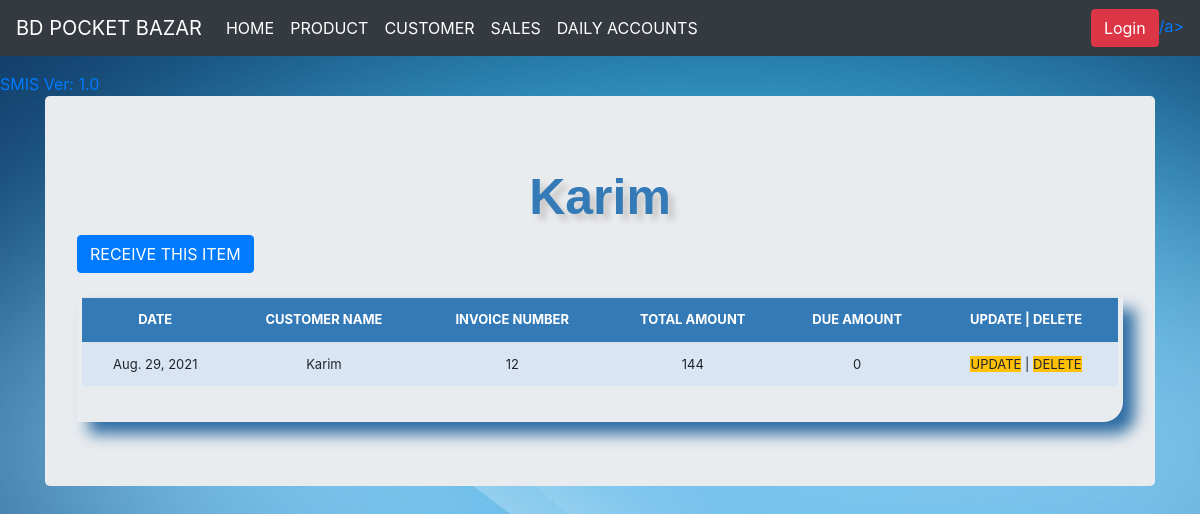
The page /invoice_detail/3/ on the database its author committed.
### stockmgmt/models.py (models this page shows, shortened)
class Invoice(models.Model):
    comments = models.TextField(max_length=3000, default='', blank=True, null=True)
    invoice_number = models.IntegerField(blank=True, null=True)
    invoice_date = models.DateField(auto_now_add=False, auto_now=False, blank=True, null=True)
    Name = models.CharField(max_length=20,blank=True,null=True)
    line_one = models.CharField('Line 1', max_length=120, default='', blank=True, null=True)
    line_one_quantity = models.IntegerField('Quantity', default=0, blank=True, null=True)
    line_one_unit_price = models.IntegerField('Unit Price (tk)', default=0, blank=True, null=True)
    line_one_total_price = models.IntegerField('Line Total (tk)', default=0, blank=True, null=True)
    line_two = models.CharField('Line 2', max_length=120, default='', blank=True, null=True)
    line_two_quantity = models.IntegerField('Quantity', default=0, blank=True, null=True)
    line_two_unit_price = models.IntegerField('Unit Price (tk)', default=0, blank=True, null=True)
    line_two_total_price = models.IntegerField('Line Total (tk)', default=0, blank=True, null=True)
    line_three = models.CharField('Line 3', max_length=120, default='', blank=True, null=True)
    line_three_quantity = models.IntegerField('Quantity', default=0, blank=True, null=True)
    line_three_unit_price = models.IntegerField('Unit Price (tk)', default=0, blank=True, null=True)
    line_three_total_price = models.IntegerField('Line Total (tk', default=0, blank=True, null=True)
    line_four = models.CharField('Line 4', max_length=120, default='', blank=True, null=True)
    line_four_quantity = models.IntegerField('Quantity', default=0, blank=True, null=True)
    line_four_unit_price = models.IntegerField('Unit Price (tk)', default=0, blank=True, null=True)
    line_four_total_price = models.IntegerField('Line Total (tk)', default=0, blank=True, null=True)
    line_five = models.CharField('Line 5', max_length=120, default='', blank=True, null=True)
    line_five_quantity = models.IntegerField('Quantity', default=0, blank=True, null=True)
    line_five_unit_price = models.IntegerField('Unit Price (tk)', default=0, blank=True, null=True)
    line_five_total_price = models.IntegerField('Line Total (tk)', default=0, blank=True, null=True)
    ine_six = models.CharField('Line 6', max_length=120, default='', blank=True, null=True)
    line_one_quantity = models.IntegerField('Quantity', default=0, blank=True, null=True)
    line_one_unit_price = models.IntegerField('Unit Price (tk)', default=0, blank=True, null=True)
    line_one_total_price = models.IntegerField('Line Total (tk)', default=0, blank=True, null=True)
    line_seveen = models.CharField('Line 7', max_length=120, default='', blank=True, null=True)
    line_two_quantity = models.IntegerField('Quantity', default=0, blank=True, null=True)
    line_two_unit_price = models.IntegerField('Unit Price (tk)', default=0, blank=True, null=True)
    line_two_total_price = models.IntegerField('Line Total (tk)', default=0, blank=True, null=True)
    line_eight = models.CharField('Line 8', max_length=120, default='', blank=True, null=True)
    line_three_quantity = models.IntegerField('Quantity', default=0, blank=True, null=True)
    line_three_unit_price = models.IntegerField('Unit Price (tk)', default=0, blank=True, null=True)
    line_three_total_price = models.IntegerField('Line Total (tk', default=0, blank=True, null=True)
    line_nine = models.CharField('Line 9', max_length=120, default='', blank=True, null=True)
    line_four_quantity = models.IntegerField('Quantity', default=0, blank=True, null=True)
    line_four_unit_price = models.IntegerField('Unit Price (tk)', default=0, blank=True, null=True)
    line_four_total_price = models.IntegerField('Line Total (tk)', default=0, blank=True, null=True)
    line_ten = models.CharField('Line 10', max_length=120, default='', blank=True, null=True)
    line_five_quantity = models.IntegerField('Quantity', default=0, blank=True, null=True)
    line_five_unit_price = models.IntegerField('Unit Price (tk)', default=0, blank=True, null=True)
    line_five_total_price = models.IntegerField('Line Total (tk)', default=0, blank=True, null=True)
    line_six = models.CharField('Line 6', max_length=120, default='', blank=True, null=True)
    line_six_quantity = models.IntegerField('Quantity', default=0, blank=True, null=True)
    line_six_unit_price = models.IntegerField('Unit Price (tk)', default=0, blank=True, null=True)
    line_six_total_price = models.IntegerField('Line Total (tk)', default=0, blank=True, null=True)
    line_seven = models.CharField('Line 7', max_length=120, default='', blank=True, null=True)
    line_seven_quantity = models.IntegerField('Quantity', default=0, blank=True, null=True)
    line_seven_unit_price = models.IntegerField('Unit Price (tk)', default=0, blank=True, null=True)
    line_seven_total_price = models.IntegerField('Line Total (tk)', default=0, blank=True, null=True)
    line_eight = models.CharField('Line 8', max_length=120, default='', blank=True, null=True)
    line_eight_quantity = models.IntegerField('Quantity', default=0, blank=True, null=True)
    line_eight_unit_price = models.IntegerField('Unit Price (tk)', default=0, blank=True, null=True)
    line_eight_total_price = models.IntegerField('Line Total (tk)', default=0, blank=True, null=True)
    line_nine = models.CharField('Line 9', max_length=120, default='', blank=True, null=True)
    line_nine_quantity = models.IntegerField('Quantity', default=0, blank=True, null=True)
    line_nine_unit_price = models.IntegerField('Unit Price (tk)', default=0, blank=True, null=True)
    line_nine_total_price = models.IntegerField('Line Total (tk)', default=0, blank=True, null=True)
    line_ten = models.CharField('Line 10', max_length=120, default='', blank=True, null=True)
    line_ten_quantity = models.IntegerField('Quantity', default=0, blank=True, null=True)
    line_ten_unit_price = models.IntegerField('Unit Price (tk)', default=0, blank=True, null=True)
    line_ten_total_price = models.IntegerField('Line Total (tk)', default=0, blank=True, null=True)
    line_elaven = models.CharField('line 11', max_length=120, default='', blank=True, null=True)
    line_elaven_quantity = models.IntegerField('Quantity', default=0, blank=True, null=True)
    line_elaven_unit_price = models.IntegerField('Unit Price (tk)', default=0, blank=True, null=True)
    line_elaven_total_price = models.IntegerField('Line Total (tk)', default=0, blank=True, null=True)
    phone_number = models.CharField(max_length=120, default='', blank=True, null=True)
    total = models.IntegerField(default='0', blank=True, null=True)
    balance = models.IntegerField(default='0', blank=True, null=True)
    Due_amount = models.IntegerField(default='0',blank=True,null=True)
    Net_amount = models.IntegerField(default='0',blank=True,null=True)
    timestamp = models.DateTimeField(auto_now_add=True, auto_now=False)
    last_updated = models.DateTimeField(auto_now_add=False, auto_now=True, blank=True)
    paid = models.BooleanField(default=False)
    invoice_type_choice = (
            ('Receipt', 'Receipt'),
            ('Proforma Invoice', 'Proforma Invoice'),
            ('Invoice', 'Invoice'),
        )
    invoice_type = models.CharField(max_length=50, default='', blank=True, null=True, choices=invoice_type_choice)

### stockmgmt/views.py (the view)
# urls.py: path('invoice_detail/<str:pk>/', views.invoice_detail, name="invoice_detail"),
def invoice_detail(request, pk):
    queryset = Invoice.objects.get(id=pk)
    context = {
        "title": queryset.Name,
        "queryset": queryset,
    }
    return render(request, "invoice_details.html", context)

### stockmgmt/templates/invoice_details.html (shortened to what this page needs)
{% load static %}
{% load crispy_forms_tags %}
<!DOCTYPE html>
<html lang="en">
  <head>
    <link href="{% static 'css/stylesheet.css' %}" rel="stylesheet">
    <link href="{% static 'css/bootstrap.min.css' %}" rel="stylesheet">
    <link href="{% static 'css/navbar-top-fixed.css' %}" rel="stylesheet">
  </head>
  <body>
    {% include 'navbar.html' %}
  <main role="main" class="container">
     <div class="jumbotron">
      <div class="header"> {{title}} </div>
      <a href="{% url 'receive_items' queryset.id %}"><div class='btn btn-primary'>RECEIVE THIS ITEM</div></a>
                <br><br>
                <div class="display_table">
                  <table class='table'>
                          <tr>
                            <th>DATE</th>
                            <th>CUSTOMER NAME</th>
                            <th>INVOICE NUMBER</th>
                            <th>TOTAL AMOUNT </th>
                            <th>DUE AMOUNT</th>
                            <th>UPDATE | DELETE</th>
                          </tr>
                          <tr>
                            <td>{{queryset.invoice_date}}</td>
                            <td>{{queryset.Name}}
                            <td>{{queryset.invoice_number}}</td>
                            <td>{{queryset.total}}</td>
                            <td>{{queryset.Due_amount}}</td>
                            <td><a href="{% url 'update_invoice' queryset.id %}" class="btn-warning">UPDATE</a> |
                                <a href="{% url 'delete_invoice' queryset.id %}" class="btn-warning">DELETE</a>
                            </td>
                          </tr>
                  </table>
                </div>
         </div>
        </main>
      </body>
</html>

### stockmgmt/static/css/stylesheet.css (style rules this page uses)
body { background-color: #34eb6b; background-image: url("../img/bg.jpg"); }
.table { font-size: 13px; text-align: center; width: 95%; margin: auto; }
.table tr:nth-child(odd) { background: #B8CAE4 }
.table tr:nth-child(even) { background: #dae5f4 }
th { background-color: #337ab7; color: white; }
.display_table { border-bottom-right-radius: 20px; padding-left: 5px; padding-right: 5px; padding-bottom: 20px; box-shadow: 12px 12px 15px #2e6da4; }
.header { font-family: helvetica; color: #337ab7; font-size: 50px; text-align: center; width: 100%; text-shadow: 6px 6px 6px #c9c6c6; display: block; font-weight: bolder; }

### stockmgmt/static/css/navbar-top-fixed.css (style rules this page uses)
body { min-height: 75rem; padding-top: 4.5rem; }

### rows shown on the page
Invoice: Name "Karim", invoice_date "Aug. 29, 2021", invoice_number "12", total "144", Due_amount "0"
